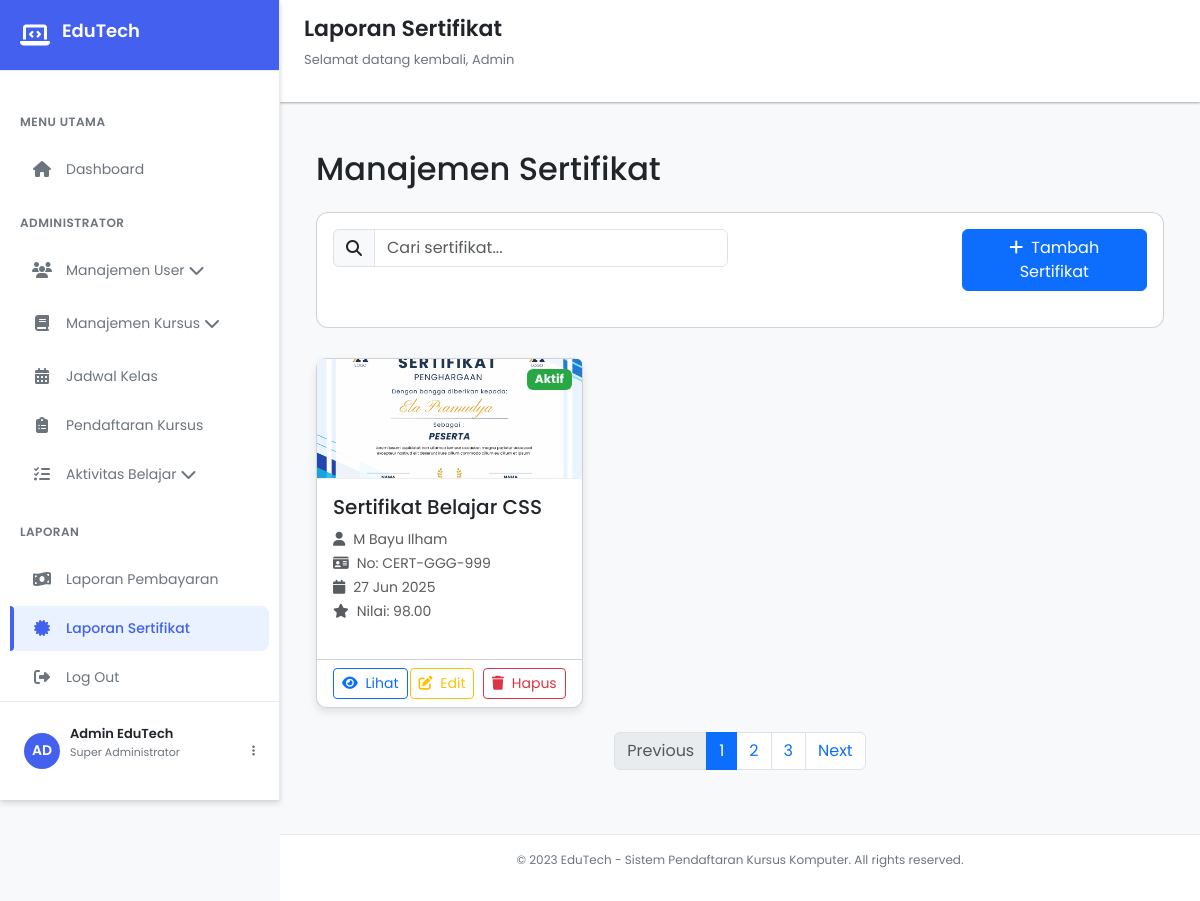
The app's page /views/dashboard/sertifikat/sertifikat.php (signed in) with its own data.
### tables this page shows
CREATE TABLE `certificates` (
  `certificate_id` int(11) NOT NULL,
  `enrollment_id` int(11) DEFAULT NULL,
  `nomor_sertifikat` varchar(100) DEFAULT NULL,
  `tanggal_terbit` date DEFAULT NULL,
  `nilai_akhir` decimal(4,2) DEFAULT NULL,
  `file_sertifikat_url` varchar(255) DEFAULT NULL
);

CREATE TABLE `courses` (
  `course_id` int(11) NOT NULL,
  `nama_kursus` varchar(255) DEFAULT NULL,
  `deskripsi` text DEFAULT NULL,
  `durasi_jam` int(11) DEFAULT NULL,
  `harga` decimal(10,2) DEFAULT NULL,
  `level` enum('Dasar','Menengah','Lanjut') DEFAULT NULL,
  `status_aktif` tinyint(1) DEFAULT NULL
);

CREATE TABLE `users` (
  `user_id` int(11) NOT NULL,
  `nama_lengkap` varchar(255) DEFAULT NULL,
  `email` varchar(255) DEFAULT NULL,
  `password_hash` varchar(255) DEFAULT NULL,
  `telepon` varchar(20) DEFAULT NULL,
  `alamat` text DEFAULT NULL,
  `tanggal_registrasi` datetime DEFAULT NULL,
  `last_login` datetime DEFAULT NULL,
  `role` enum('siswa','pengajar','admin') DEFAULT NULL
);

### views/dashboard/sertifikat/sertifikat.php (the view, shortened to what this page needs)
<?php
include '../../../database/koneksi.php';
$role    = $_SESSION['role'];
$query = "
SELECT c.*, u.nama_lengkap, co.nama_kursus
FROM certificates c
JOIN enrollments e ON c.enrollment_id = e.enrollment_id
JOIN users u ON e.student_id = u.user_id
JOIN schedules s ON e.schedule_id = s.schedule_id
JOIN courses co ON s.course_id = co.course_id
";
$result = mysqli_query($conn, $query);
$certificates = [];
while ($row = mysqli_fetch_assoc($result)) {
    $certificates[] = $row;
}
?>
<!DOCTYPE html>
<html lang="id">
<head>
 <link href="https://cdn.jsdelivr.net/npm/bootstrap@5.3.3/dist/css/bootstrap.min.css" rel="stylesheet">
    <link rel="stylesheet" href="https://cdnjs.cloudflare.com/ajax/libs/font-awesome/6.4.0/css/all.min.css">
    <link rel="stylesheet" href="../../../css/dasboard.css">
</head>
<body>
    <div class="sidebar" id="sidebar">
        <div class="sidebar-header">
            <i class="fas fa-laptop-code"></i>
            <h2>EduTech</h2>
        </div>
       <div class="sidebar-menu">
            <div class="menu-category">Menu Utama</div>
            <div class="menu-item " onclick="window.location.href='../dashboard.php'">
                <i class="fas fa-home"></i>
                <span>Dashboard</span>
            </div>
            <?php if ($_SESSION['role'] === 'admin') : ?>
                <div class="menu-category">Administrator</div>
                 <div class="menu-item" onclick="toggleDropdown('user-dropdown')">
                    <i class="fas fa-users"></i>
                    <span>Manajemen User</span>
                    <i class="fas fa-chevron-down ml-auto" id="user-chevron"></i>
                </div>
            <?php endif; ?>
                 <div class="menu-item" onclick="toggleDropdown('course-dropdown')">
                    <i class="fas fa-book"></i>
                    <span>Manajemen Kursus</span>
                    <i class="fas fa-chevron-down ml-auto" id="course-chevron"></i>
                </div>
             <div class="menu-item" onclick="window.location.href='../jadwal/jadwal.php'">
                <i class="fas fa-calendar-alt"></i>
                <span>Jadwal Kelas</span>
            </div>
             <?php if ($_SESSION['role'] === 'admin') : ?>
                <div class="menu-item " onclick="window.location.href='../pendaftaran_kursus/pendaftaran.php'">
                    <i class="fas fa-clipboard-list"></i>
                    <span>Pendaftaran Kursus</span>
                </div>
            <?php endif; ?>
            <div class="menu-item" onclick="toggleDropdown('activity-dropdown')">
                <i class="fas fa-tasks"></i>
                <span>Aktivitas Belajar</span>
                <i class="fas fa-chevron-down ml-auto" id="activity-chevron"></i>
            </div>
            <div class="menu-category">Laporan</div>
            <?php if ($_SESSION['role'] === 'admin') : ?>
                <div class="menu-item" onclick="window.location.href='../pembayaran/laporan_pembayaran.php'">
                    <i class="fas fa-money-bill-wave"></i>
                    <span>Laporan Pembayaran</span>
                </div>
            <?php endif; ?>
            <div class="menu-item active" onclick="window.location.href='sertifikat.php'">
                <i class="fas fa-certificate"></i>
                <span>Laporan Sertifikat</span>
            </div>
            <div class="menu-item" onclick="window.location.href='../../../php/logout.php'">
                <i class="fas fa-sign-out-alt"></i>
                <span>Log Out</span>
            </div>
        </div>
        <div class="sidebar-footer">
            <div class="user-profile">
                <div class="user-avatar">AD</div>
                <div class="user-info">
                    <h4>Admin EduTech</h4>
                    <p>Super Administrator</p>
                </div>
                <div class="user-action">
                    <i class="fas fa-ellipsis-v"></i>
                </div>
            </div>
        </div>
    </div>
    <div class="main-content" id="mainContent">
        <div class="header">
            <div class="header-title">
                <h1>Laporan Sertifikat</h1>
                <p>Selamat datang kembali, Admin</p>
            </div>
        </div>
            <div class="content">
                <div class="container-fluid py-4">
                    <div class="d-flex justify-content-between align-items-center mb-4">
                        <h2 class="mb-0">Manajemen Sertifikat</h2>
                    </div>
                    <div class="card search-container">
                        <div class="card-body">
                            <div class="row">
                                <div class="col-md-6">
                                    <div class="input-group mb-3">
                                        <span class="input-group-text"><i class="fas fa-search"></i></span>
                                        <input type="text" class="form-control" placeholder="Cari sertifikat..." id="searchInput">
                                    </div>
                                </div>
                                <div class="col-md-3">
                                </div>
                                <?php if ($_SESSION['role'] === 'admin' || $_SESSION['role'] === 'pengajar') : ?>
                                    <div class="col-md-3">
                                        <button class="btn btn-primary add-certificate-btn" data-bs-toggle="modal" data-bs-target="#addCertificateModal">
                                            <i class="fas fa-plus me-2"></i>Tambah Sertifikat
                                        </button>
                                    </div>
                                <?php endif; ?>
                            </div>
                        </div>
                    </div>
                    <div class="row" id="certificatesContainer">
                        <?php foreach ($certificates as $row): ?>
                        <div class="col-lg-4 col-md-6">
                            <div class="card card-certificate h-100">
                                <span class="badge certificate-badge">Aktif</span>
                              <img src="../../../uploads/sertifikat/<?= htmlspecialchars($row['file_sertifikat_url']) ?>"
                                class="card-img-top certificate-img"
                                alt="Sertifikat <?= htmlspecialchars($row['nomor_sertifikat']) ?>">
                                <div class="card-body">
                                    <h5 class="card-title">Sertifikat <?= htmlspecialchars($row['nama_kursus']) ?></h5>
                                    <p class="card-text text-muted">
                                            <small><i class="fas fa-user me-2"></i><?= htmlspecialchars($row['nama_lengkap']) ?></small><br>
                                        <small><i class="fas fa-id-card me-2"></i>No: <?= $row['nomor_sertifikat'] ?></small><br>
                                        <small><i class="fas fa-calendar me-2"></i><?= date('d M Y', strtotime($row['tanggal_terbit'])) ?></small><br>
                                        <small><i class="fas fa-star me-2"></i>Nilai: <?= $row['nilai_akhir'] ?></small>
                                    </p>
                                </div>
                                <div class="card-footer bg-transparent">
                                    <div class="d-flex justify-content-between">
                                       <a href="#" class="btn btn-sm btn-outline-primary" data-bs-toggle="modal" data-bs-target="#viewCertificateModal<?= $row['certificate_id'] ?>">
                                            <i class="fas fa-eye me-1"></i> Lihat
                                        </a>
                                        <?php if ($role === 'admin' || $role === 'pengajar'): ?>
                                        <div>
                                        <button class="btn btn-sm btn-outline-warning me-1"
                                                data-bs-toggle="modal"
                                                data-bs-target="#editCertificateModal"
                                                data-id="<?= $row['certificate_id'] ?>"
                                                data-enrollment="<?= $row['enrollment_id'] ?>"
                                                data-nomor="<?= $row['nomor_sertifikat'] ?>"
                                                data-tanggal="<?= $row['tanggal_terbit'] ?>"
                                                data-nilai="<?= $row['nilai_akhir'] ?>"
                                                data-file="<?= $row['file_sertifikat_url'] ?>"
                                                data-nama="<?= $row['nama_lengkap'] ?>"
                                                data-kursus="<?= $row['nama_kursus'] ?>">
                                            <i class="fas fa-edit me-1"></i> Edit
                                        </button>
                                            <button class="btn btn-sm btn-outline-danger" data-bs-toggle="modal" data-bs-target="#deleteCertificateModal<?= $row['certificate_id'] ?>">
                                                <i class="fas fa-trash me-1"></i> Hapus
                                            </button>
                                        </div>
                                        <?php endif; ?>
                                    </div>
                                </div>
                            </div>
                        </div>
                        <?php endforeach; ?>
                    </div>
                    <nav aria-label="Page navigation" class="mt-4">
                        <ul class="pagination justify-content-center">
                            <li class="page-item disabled">
                                <a class="page-link" href="#" tabindex="-1" aria-disabled="true">Previous</a>
                            </li>
                            <li class="page-item active"><a class="page-link" href="#">1</a></li>
                            <li class="page-item"><a class="page-link" href="#">2</a></li>
                            <li class="page-item"><a class="page-link" href="#">3</a></li>
                            <li class="page-item">
                                <a class="page-link" href="#">Next</a>
                            </li>
                        </ul>
                    </nav>
                </div>
</div>
        <div class="footer">
            <p>© 2023 EduTech - Sistem Pendaftaran Kursus Komputer. All rights reserved.</p>
        </div>
    </div>
</body>
</html>

### css/dasboard.css (style rules this page uses)
:root { --primary: #4361ee; --primary-dark: #3a56d4; --primary-light: #ebf2ff; --secondary: #3f37c9; --accent: #4895ef; --success: #4cc9f0; --warning: #f8961e; --danger: #f72585; --light: #f8f9fa; --dark: #212529; --gray: #6c757d; --light-gray: #e9ecef; --white: #ffffff; --shadow-sm: 0 1px 3px rgba(0,0,0,0.12), 0 1px 2px rgba(0,0,0,0.24); --shadow-md: 0 4px 6px rgba(0,0,0,0.1), 0 1px 3px rgba(0,0,0,0.08); --shadow-lg: 0 10px 25px rgba(0,0,0,0.1), 0 5px 10px rgba(0,0,0,0.05); --radius-sm: 8px; --radius-md: 12px; --radius-lg: 16px; --transition: all 0.3s cubic-bezier(0.25, 0.8, 0.25, 1); }
.card { border-radius: 0.75rem; }
.input-group-text { min-width: 40px; justify-content: center; }
* { margin: 0; padding: 0; box-sizing: border-box; font-family: 'Poppins', sans-serif; }
body { display: flex; min-height: 100vh; background-color: var(--light); color: var(--dark); transition: var(--transition); }
.sidebar { width: 280px; background: var(--white); height: 100vh; position: fixed; transition: var(--transition); z-index: 1000; box-shadow: var(--shadow-md); border-right: 1px solid var(--light-gray); display: flex; flex-direction: column; }
.sidebar-header { padding: 20px; display: flex; align-items: center; border-bottom: 1px solid var(--light-gray); background: var(--primary); color: var(--white); }
.sidebar-header i { font-size: 24px; margin-right: 12px; color: var(--white); }
.sidebar-header h2 { font-size: 18px; font-weight: 600; }
.sidebar-menu { padding: 20px 0; flex: 1; overflow-y: auto; }
.menu-category { padding: 12px 20px; font-size: 12px; font-weight: 600; text-transform: uppercase; letter-spacing: 0.5px; color: var(--gray); margin-top: 10px; }
.menu-item { padding: 12px 20px; display: flex; align-items: center; cursor: pointer; transition: var(--transition); margin: 4px 10px; border-radius: var(--radius-sm); color: var(--gray); }
.menu-item.active { background-color: var(--primary-light); color: var(--primary); font-weight: 500; position: relative; }
.menu-item.active::before { content: ''; position: absolute; left: 0; top: 0; height: 100%; width: 4px; background-color: var(--primary); border-radius: 0 var(--radius-sm) var(--radius-sm) 0; }
.menu-item i { width: 24px; margin-right: 12px; font-size: 16px; text-align: center; }
.menu-item span { font-size: 14px; }
.sidebar-footer { padding: 16px; border-top: 1px solid var(--light-gray); }
.user-profile { display: flex; align-items: center; padding: 8px; border-radius: var(--radius-sm); transition: var(--transition); cursor: pointer; }
.user-avatar { width: 36px; height: 36px; border-radius: 50%; background-color: var(--primary); display: flex; align-items: center; justify-content: center; margin-right: 10px; color: var(--white); font-weight: 600; font-size: 14px; }
.user-info { flex: 1; }
.user-info h4 { font-size: 13px; margin-bottom: 2px; font-weight: 600; }
.user-info p { font-size: 11px; color: var(--gray); }
.user-action { color: var(--gray); font-size: 12px; }
.main-content { flex: 1; margin-left: 280px; transition: var(--transition); min-height: 100vh; display: flex; flex-direction: column; }
.header { display: flex; justify-content: space-between; align-items: center; padding: 16px 24px; background-color: var(--white); box-shadow: var(--shadow-sm); z-index: 100; position: sticky; top: 0; }
.header-title h1 { color: var(--dark); font-size: 22px; font-weight: 600; }
.header-title p { font-size: 13px; color: var(--gray); margin-top: 2px; }
.content { flex: 1; padding: 24px; background-color: var(--light); }
.footer { text-align: center; padding: 16px; font-size: 12px; color: var(--gray); border-top: 1px solid var(--light-gray); background-color: var(--white); }

### views/dashboard/sertifikat/sertifikat.php (style rules this page uses)
.card-certificate { transition: transform 0.3s; margin-bottom: 20px; border-radius: 10px; box-shadow: 0 4px 8px rgba(0,0,0,0.1); }
.certificate-badge { position: absolute; top: 10px; right: 10px; background-color: #28a745; }
.certificate-img { height: 120px; object-fit: cover; border-bottom: 1px solid #eee; }
.search-container { margin-bottom: 30px; }
.add-certificate-btn { margin-bottom: 20px; }

### records on screen
certificates: file_sertifikat_url (picture), courses.nama_kursus "Belajar CSS", users.nama_lengkap "M Bayu Ilham", nomor_sertifikat "CERT-GGG-999", tanggal_terbit "27 Jun 2025", nilai_akhir "98.00"
